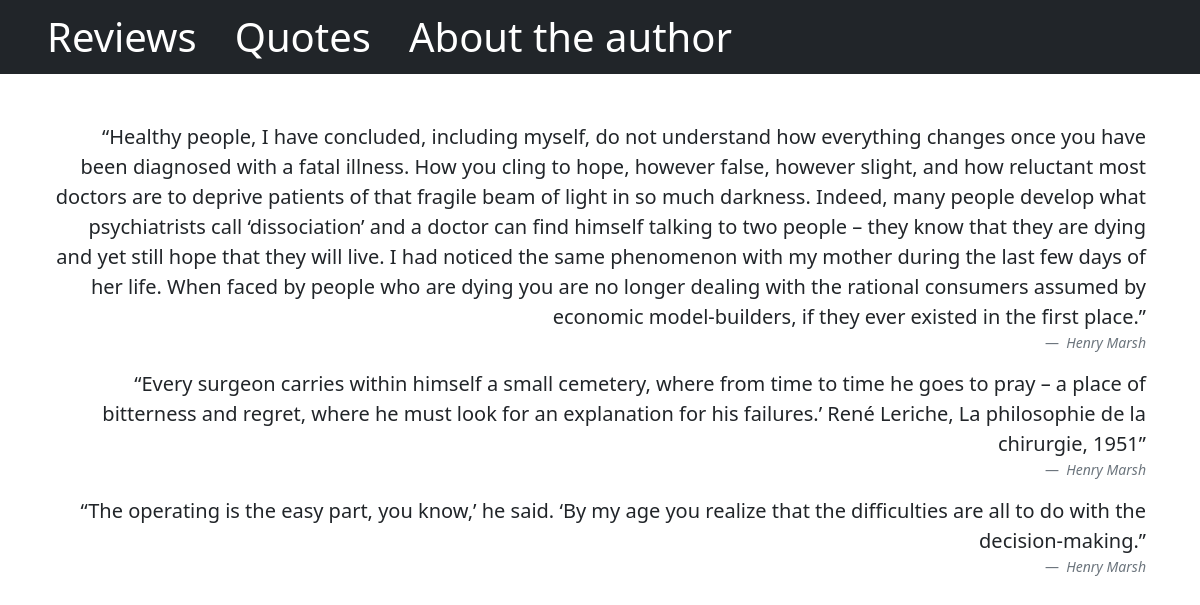
Page /quotes/8 on the committed database.
### books/models.py (models this page shows, shortened)
class Quote(models.Model):
    book = models.ForeignKey(BookModel, on_delete=models.CASCADE, related_name='quotes')
    text = models.TextField()
    author = models.CharField(max_length=256, default=None)

### books/views.py (the view)
# urls.py: path('quotes/<pk>', views.BookQuotes.as_view(), name='book-quotes')
class BookQuotes(generic.ListView):
    model = Quote
    template_name = 'books/book_quotes.html'
    def get_context_data(self, **kwargs):
        context = super().get_context_data(**kwargs)
        context['bookid'] = int(self.kwargs.get('pk'))
        return context

### books/templates/books/book_quotes.html
{% extends 'base.html' %}
{% block body_block %}
    <div class="container mt-5">
    {% for quote in object_list %}
        {% if bookid == quote.book_id %}
            <figure class="text-end">
                <blockquote class="blockquote">
                    <p>{{ quote.text }}</p>
                </blockquote>
                <figcaption class="blockquote-footer">
                    <cite title="Source Title">{{ quote.author }}</cite>
                </figcaption>
            </figure>
        {% endif %}
    {% endfor %}
</div>
{% endblock %}

### rows in the picture
Quote: text "“Healthy people, I have concluded, including myself, do not understand how everything changes once you have been diagnosed with a fatal illness. How you cling to hope, however false, however slight, and how reluctant most doctors are to deprive patients of that fragile beam of light in so much darkness. Indeed, many people develop what psychiatrists call ‘dissociation’ and a doctor can find himself talking to two people – they know that they are dying and yet still hope that they will live. I had noticed the same phenomenon with my mother during the last few days of her life. When faced by people who are dying you are no longer dealing with the rational consumers assumed by economic…", author "Henry Marsh"
Quote: text "“Every surgeon carries within himself a small cemetery, where from time to time he goes to pray – a place of bitterness and regret, where he must look for an explanation for his failures.’ René Leriche, La philosophie de la chirurgie, 1951”", author "Henry Marsh"
Quote: text "“The operating is the easy part, you know,’ he said. ‘By my age you realize that the difficulties are all to do with the decision-making.”", author "Henry Marsh"
